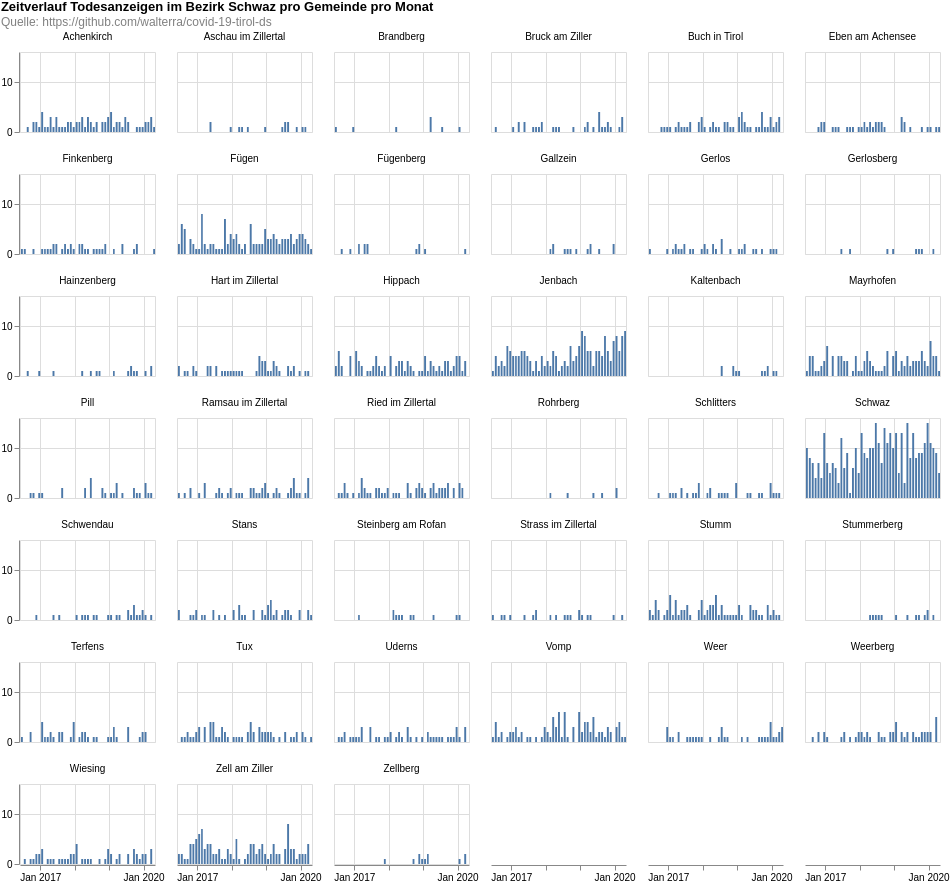

Vega-Lite specification for this chart:
### Vega-Lite specification from a JSON file in a GitHub repository (floating-point values rounded to 4 significant figures; data arrays with more than 128 entries replaced by an {"elided": "..."} marker saying what was removed)
{"$schema": "https://vega.github.io/schema/vega-lite/v4.8.1.json", "columns": 6, "config": {"view": {"continuousHeight": 300, "continuousWidth": 400}}, "data": {"name": "data-62d9b36b13c0f57f00f6afd385b9ae53"}, "datasets": {"data-62d9b36b13c0f57f00f6afd385b9ae53": {"elided": "2134 records"}}, "facet": {"field": "municipaly", "title": null, "type": "nominal"}, "padding": 0, "spec": {"layer": [{"encoding": {"tooltip": [{"field": "date", "timeUnit": "yearmonth", "type": "temporal"}, {"aggregate": "sum", "field": "count", "type": "quantitative"}], "x": {"field": "date", "timeUnit": "yearmonth", "title": null, "type": "temporal"}, "y": {"aggregate": "sum", "field": "count", "title": null, "type": "quantitative"}}, "height": 80, "mark": "bar", "width": 135}]}, "title": {"color": "black", "subtitle": ["Quelle: https://github.com/walterra/covid-19-tirol-ds"], "subtitleColor": "gray", "text": ["Zeitverlauf Todesanzeigen im Bezirk Schwaz pro Gemeinde pro Monat"]}}
